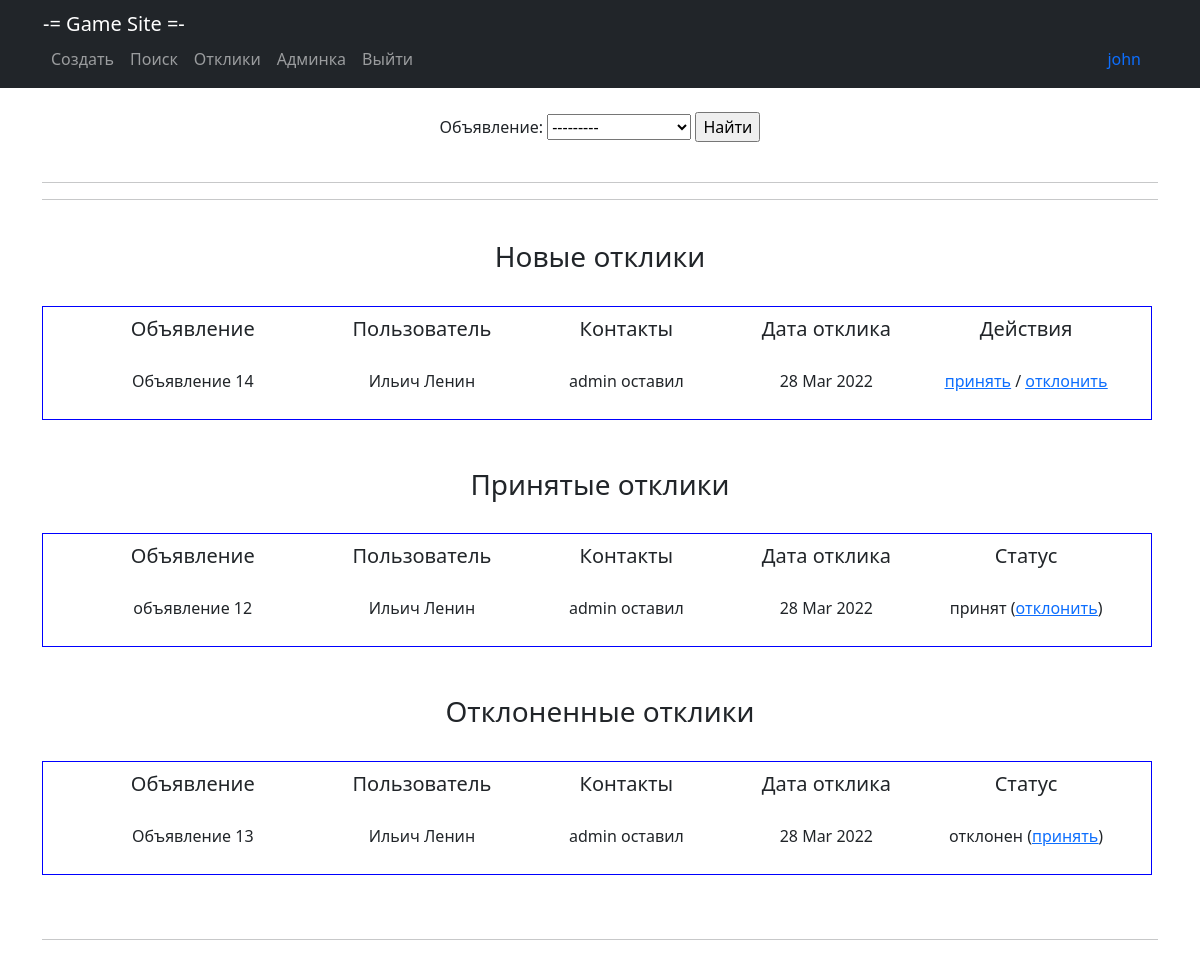
Before: /response/ (signed in) with the older database file.
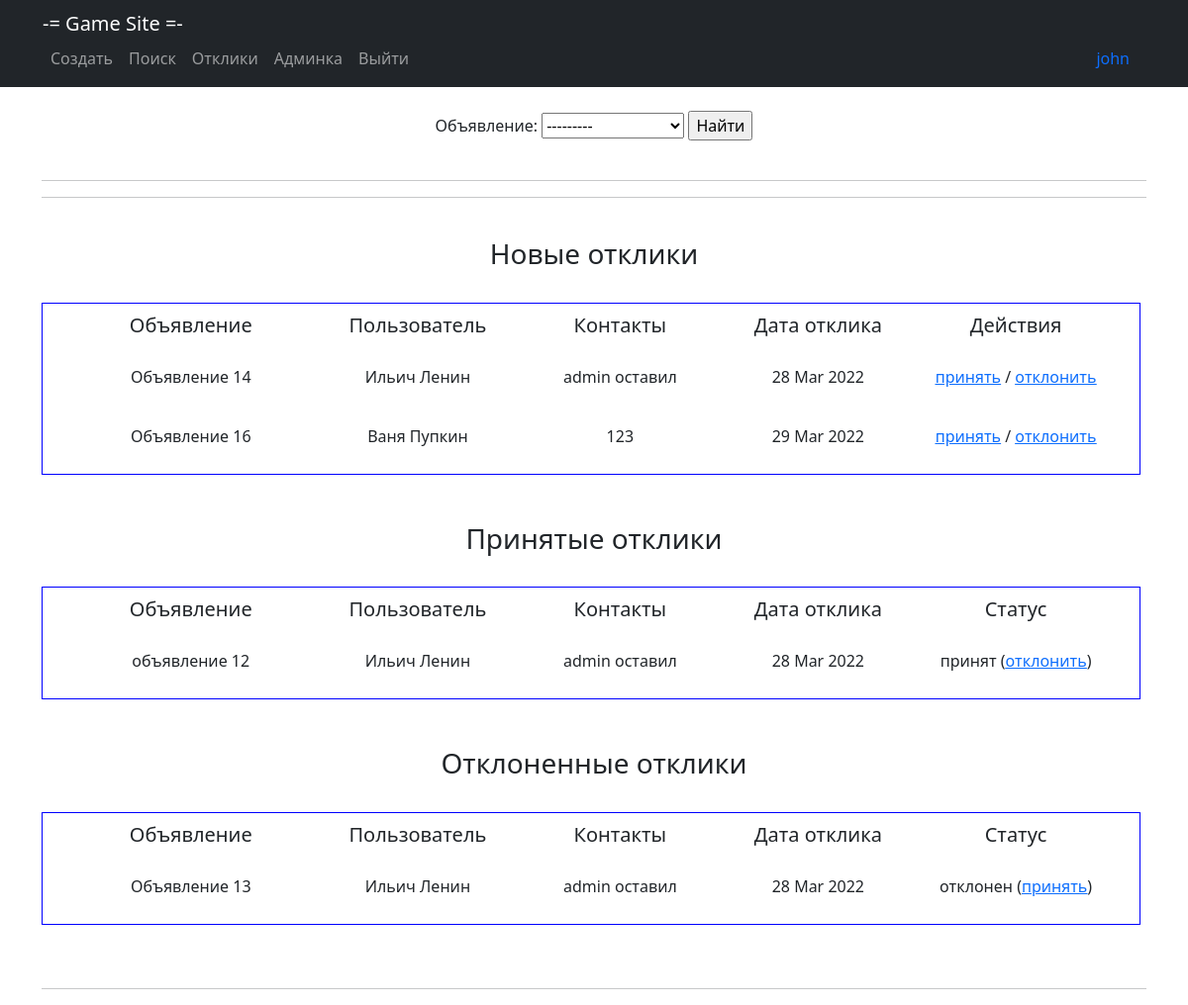
After: the same page with the newer database file.
### main/models.py (models this page shows, shortened)
class Response(models.Model):
    note = models.ForeignKey(Note, on_delete=models.CASCADE, verbose_name='Объявление')
    user_response = models.ForeignKey(User, on_delete=models.CASCADE, verbose_name='id_автора_отклика')
    content = models.TextField(verbose_name='Контент отклика')
    datetime = models.DateTimeField(auto_now_add=True, verbose_name='Дата отклика')
    status_del = models.BooleanField(default=False, verbose_name='Статус отклика - отклонен')
    status_add = models.BooleanField(default=False, verbose_name='Статус отклика - принят')

class Note(models.Model):
    title = models.CharField(max_length=128, verbose_name='Название')
    content = RichTextUploadingField(verbose_name='Контент')
    datetime = models.DateTimeField(auto_now_add=True, verbose_name='Дата создания')
    user = models.ForeignKey(User, blank=True, null=True, on_delete=models.CASCADE, verbose_name='Пользователь')
    category = models.ForeignKey(Category, on_delete=models.CASCADE, verbose_name='Категория')
    def __str__(self):
        return f'{self.title}'

### main/views.py (the view)
# urls.py: path('response/', ResponseList.as_view(), name='response'),
class ResponseList(ListView):
    template_name = 'user_response.html'
    context_object_name = 'responses'
    ordering = ['-datetime']
    paginate_by = 5
    def get_queryset(self, **kwargs):
        user_id = self.request.user.id
        return Response.objects.filter(note__user=user_id).filter(status_del=False).filter(status_add=False)
    def get_context_data(self, **kwargs):
        context = super().get_context_data(**kwargs)
        user_id = self.request.user.id
        context['filter'] = ResponseFilter(self.request.GET, queryset=self.get_queryset())
        context['new_response'] = Response.objects. \
            filter(note__user=user_id).filter(status_del=False).filter(status_add=False)
        context['del_response'] = Response.objects.filter(note__user=user_id).filter(status_del=True)
        context['add_response'] = Response.objects.filter(note__user=user_id).filter(status_add=True)
        return context

### templates/user_response.html (shortened to what this page needs)
{% extends 'static/default.html' %}
{% block content %}
<br>
<form method="GET">
    {{ filter.form }}
    <input type="submit" value="Найти">
</form><br>
<hr>
<hr>
{% if new_response %}
<br><h3>Новые отклики</h3><br>
<table cellspacing="5" cellpadding="10" border="1"
       style=" border-spacing : 10px; border-color : blue; border-style: solid;" bgcolor="FFFFFF">
    <tr>
        <td width="300"><h5>Объявление</h5></td>
        <td width="100"><h5>Пользователь</h5></td>
        <td width="250"><h5>Контакты</h5></td>
        <td width="150"><h5>Дата отклика</h5></td>
        <td width="250"><h5>Действия</h5></td>
    </tr>
    {% for response in filter.qs %}
    <tr>
        <td><p align="center">{{ response.note }}</p></td>
        <td><p align="center">{{ response.user_response.first_name }} {{ response.user_response.last_name }}</p></td>
        <td><p align="center">{{ response.content }}</p></td>
        <td><p align="center">{{ response.datetime | date:"d M Y" }}</p></td>
        <td><p align="center"><a href="{% url 'accept' response.id %}"><u>принять</u></a> / <a href="{% url 'remove' response.id %}"><u>отклонить</u></a></p></td>
    </tr>
    {% endfor %}
</table><br>
{% endif %}
{% if add_response %}
<br><h3>Принятые отклики</h3><br>
<table cellspacing="5" cellpadding="10" border="1"
       style=" border-spacing : 10px; border-color : blue; border-style: solid;" bgcolor="FFFFFF">
    <tr>
        <td width="300"><h5>Объявление</h5></td>
        <td width="100"><h5>Пользователь</h5></td>
        <td width="250"><h5>Контакты</h5></td>
        <td width="150"><h5>Дата отклика</h5></td>
        <td width="250"><h5>Статус</h5></td>
    </tr>
    {% for response in add_response %}
    <tr>
        <td><p align="center">{{ response.note }}</p></td>
        <td><p align="center">{{ response.user_response.first_name }} {{ response.user_response.last_name }}</p></td>
        <td><p align="center">{{ response.content }}</p></td>
        <td><p align="center">{{ response.datetime | date:"d M Y" }}</p></td>
        <td><p align="center">принят (<a href="{% url 'remove' response.id %}"><u>отклонить</u></a>)</p></td>
    </tr>
    {% endfor %}
</table><br>
{% endif %}
{% if del_response %}
<br><h3>Отклоненные отклики</h3><br>
<table cellspacing="5" cellpadding="10" border="1"
       style=" border-spacing : 10px; border-color : blue; border-style: solid;" bgcolor="FFFFFF">
    <tr>
        <td width="300"><h5>Объявление</h5></td>
        <td width="100"><h5>Пользователь</h5></td>
        <td width="250"><h5>Контакты</h5></td>
        <td width="150"><h5>Дата отклика</h5></td>
        <td width="250"><h5>Статус</h5></td>
    </tr>
    {% for response in del_response %}
    <tr>
        <td><p align="center">{{ response.note }}</p></td>
        <td><p align="center">{{ response.user_response.first_name }} {{ response.user_response.last_name }}</p></td>
        <td><p align="center">{{ response.content }}</p></td>
        <td><p align="center">{{ response.datetime | date:"d M Y" }}</p></td>
        <td><p align="center">отклонен (<a href="{% url 'accept' response.id %}"><u>принять</u></a>)</p></td>
    </tr>
    {% endfor %}
</table><br>
{% endif %}
<br>
<hr>
{% endblock content %}

### templates/static/default.html (shortened to what this page needs)
<!DOCTYPE html>
<html lang="en">
{% load static %}
<head>
    <link href="{% static 'styles.css' %}" rel="stylesheet"/>
</head>
<body>
<nav class="navbar navbar-expand-lg navbar-dark bg-dark static-top">
    <div class="container">
        <table>
            <tr>
                <td width="800">
                    <a class="navbar-brand" href="{% url 'main' %}">-= Game Site =-</a>
                    <div class="collapse navbar-collapse" id="navbarResponsive">
                        <ul class="navbar-nav ml-auto">
                            <li class="nav-item"><a class="nav-link" href="{% url 'create' %}">Создать</a></li>
                            <li class="nav-item"><a class="nav-link" href="{% url 'search' %}">Поиск</a></li>
                            <li class="nav-item"><a class="nav-link" href="{% url 'response' %}">Отклики</a></li>
                            <li class="nav-item"><a class="nav-link" href="http://127.0.0.1:8000/admin">Админка</a></li>
                            {% if request.user.username %}
                            <li class="nav-item"><a class="nav-link" href="{% url 'logout' %}">Выйти</a></li>
                            {% endif %}
                        </ul>
                    </div>
                </td>
                <td width="400" align="right" valign="bottom">
                    <a class="nav-link" href="{% url 'profile' %}">{{request.user.username}}</a>
                </td>
            </tr>
        </table>
    </div>
</nav>
<div class="container">
    <div class="row">
        <div class="col-lg-12 text-center">
            {% block content %} {% endblock content %}
        </div>
    </div>
</div>
</body>
</html>

Changed rows visible on the page:
added Response: note "Объявление 16", user_response.first_name "Ваня", user_response.last_name "Пупкин", content "123", datetime "29 Mar 2022", shown under "Действия"
